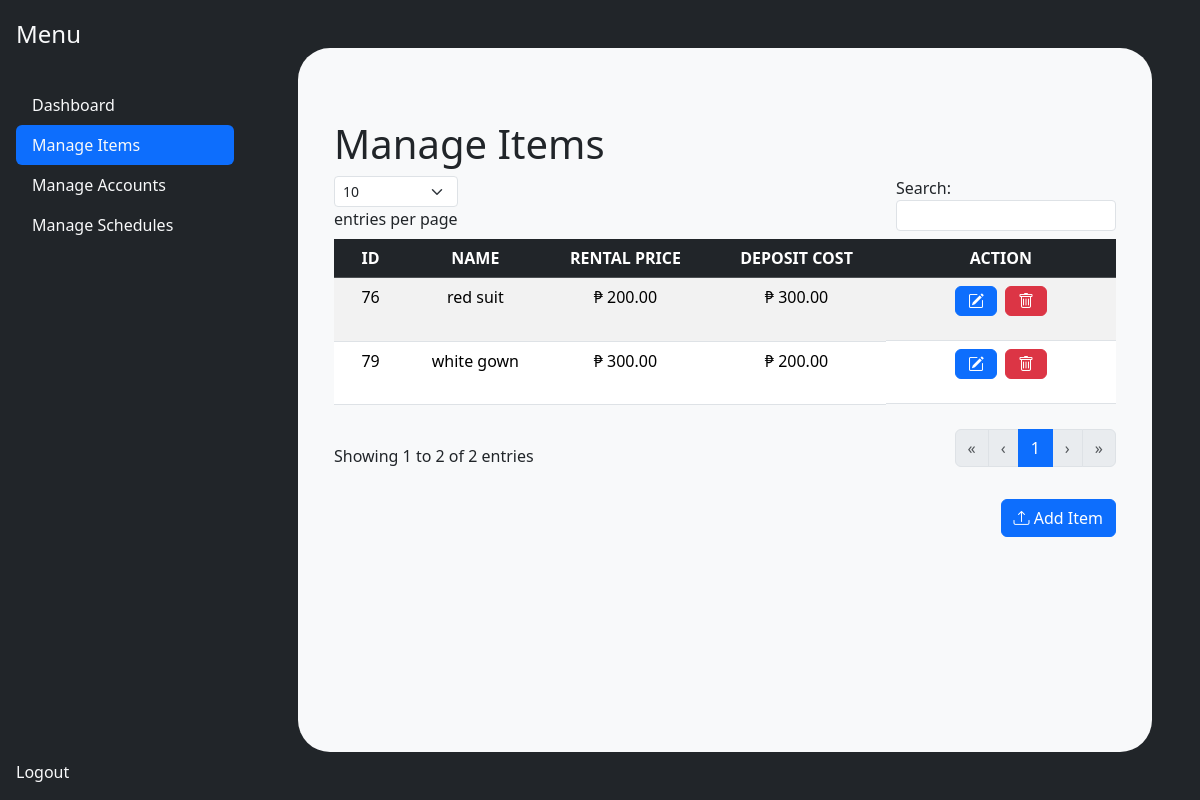
Before: /frontend/admin/manage.php with the older database file.
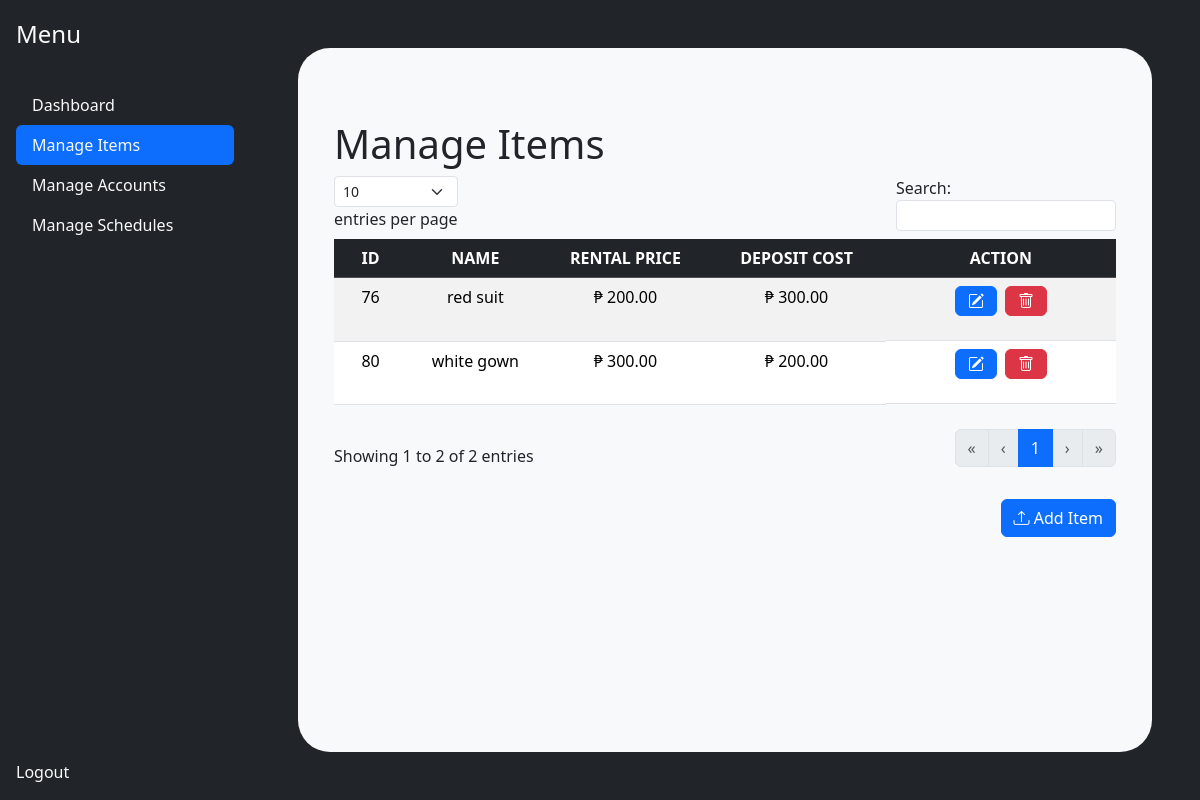
After: the same page with the newer database file.
### tables this page shows
CREATE TABLE `item` (
  `item_id` int(11) NOT NULL,
  `name` varchar(255) DEFAULT NULL,
  `type` varchar(255) DEFAULT NULL,
  `size` decimal(11,2) DEFAULT NULL,
  `deposit_cost` decimal(11,2) DEFAULT NULL,
  `rental_cost` decimal(11,2) DEFAULT NULL,
  `quantity` int(11) DEFAULT 0,
  `owner_id` int(11) DEFAULT NULL,
  `in_stock` tinyint(1) DEFAULT 1,
  `is_active` tinyint(1) DEFAULT 1,
  `photo` varchar(255) NOT NULL,
  `description` varchar(255) NOT NULL
);

### frontend/variables.php (called while the page is built, shortened)
<?php
    $dashboard = '';
    $accounts = '';
?>

### backend/classes/item.class.php (called while the page is built, shortened)
<?php
require_once 'database.php';
class Item
{
    protected $db;
    function __construct()
    {
        $this->db = new Database();
    }
    function show($user_id = null)
    {
        $sql = "SELECT * FROM item";
        $query = $this->db->connect()->prepare($sql);
        if ($query->execute()) {
            $data = $query->fetchAll();
        }
        return $data;
    }
}

### backend/classes/database.php (called while the page is built)
<?php
class Database{
    private $host = 'localhost';
    private $username = 'root';
    private $password = '';
    private $database = 'rental_management_system';
    protected $connection;
    function connect(){
        try
			{
				$this->connection = new PDO("mysql:host=$this->host;dbname=$this->database",
											$this->username, $this->password);
			}
			catch (PDOException $e)
			{
				echo "Connection error " . $e->getMessage();
			}
        return $this->connection;
    }
}
?>

### frontend/includes/manage_items.php (the view, shortened to what this page needs)
<section class = "container my-5 table-responsive">
            <h1> Manage Items </h1>
            <table class=" table table-striped" id = "example">
            <thead class="table-dark">
                <tr>
                    <th class = "text-center">ID</th>
                    <th class = "text-center">NAME</th>
                    <th class = "text-center">RENTAL PRICE</th>
                    <th class = "text-center">DEPOSIT COST</th>
                    <th class = "text-center">ACTION</th>
                </tr>
            </thead>
            <tbody>
                <?php
                    require_once '../../backend/classes/item.class.php';
                    $item = new Item();
                    $results = $item->show();
                    if (!empty($results)) {
                        $i = 1;
                        foreach ($results as $value) {
                            if($value['is_active'] == true){
                ?>
                <tr class = "text-center">
                    <td><?php echo htmlspecialchars($value['item_id']); ?></td>
                    <td><?php echo htmlspecialchars($value['name']); ?></td>
                    <td><?php echo "₱ " . htmlspecialchars($value['rental_cost']); ?></td>
                    <td><?php echo "₱ " . htmlspecialchars($value['deposit_cost']); ?></td>
                    <td class="text-center d-flex justify-content-center gap-2">
                        <?php
                            if($logged_user['type'] == 'admin'){?>
                            <form action = "../admin/edit_item.php" method = "POST">
                        <?php
                            }else{?>
                                <form action = "../manage/edit_item.php" method = "POST">
                        <?php
                            }
                        ?>
                            <button class="btn btn-primary " >
                                <i class="bi bi-pencil-square"></i>
                            </button>
                        </form>
                        <form action="../../backend/tools/deleteitem_tool.php" method="POST" id="deleteForm-<?php echo $value['item_id']; ?>">
                            <button type="button" class="btn btn-danger delete-item-btn" data-form-id="deleteForm-<?php echo $value['item_id']; ?>">
                                <i class="bi bi-trash"></i>
                            </button>
                        </form>
                    </td>
                </tr>
                <?php
                            $i++;}
                        }
                    } else {
                ?>
                <?php
                    }
                ?>
            </tbody>
        </table>
        <div class = "d-flex justify-content-end mt-3">
            <button type="button" class="btn btn-primary" data-bs-toggle="modal" data-bs-target="#addItemModal">
            <i class="bi bi-upload"></i> Add Item
            </button>
        </div>
        </section>

### frontend/includes/adminhead.php (shortened to what this page needs)
    <link rel="stylesheet" href="../node_modules/bootstrap/dist/css/bootstrap.min.css">
    <link href="https://cdn.jsdelivr.net/npm/bootstrap@5.3.3/dist/css/bootstrap.min.css" rel="stylesheet">
    <link rel="stylesheet" href="https://cdn.jsdelivr.net/npm/bootstrap-icons@1.8.1/font/bootstrap-icons.css">
</head>
    <body class = "bg-dark" >
        <?php
            require_once '../variables.php';
        ?>

### frontend/admin/manage.php (shortened to what this page needs)
<?php
    include_once('../includes/adminhead.php');
    $items = "active";
?>
    <div class = "d-flex h-100">
        <?php include_once('../includes/sidebar.php'); ?>
        <?php include_once('manage_main.php'); ?>
        <?php
            include_once('../includes/footer.php');
        ?>

### frontend/includes/sidebar.php
<div class="d-flex h-100 ">
    <div class="d-flex flex-column flex-shrink-0 p-3 bg-dark h-100" style="width: 250px;">
      <a href="/" class="d-flex align-items-center mb-3 mb-md-0 me-md-auto text-dark text-decoration-none">
        <span class="fs-4 text-light">Menu</span>
      </a>
      <hr>
      <ul class="nav nav-pills flex-column mb-auto">
        <li class="nav-item">
          <a href="../admin/dashboard.php" class="nav-link <?php echo $dashboard ?> text-light" aria-current="page">
            Dashboard
          </a>
        </li>
        <li>
          <a href="../admin/manage.php" class="<?php echo $items ?> nav-link text-light hover-bg">
            Manage Items
          </a>
        </li>
        <li>
          <a href="../admin/manage_accounts.php" class="<?php echo $accounts ?> nav-link text-light">
            Manage Accounts
          </a>
        </li>
        <li>
          <a href="../admin/manage_schedules.php" class="<?php echo $schedules; ?> nav-link text-light">
            Manage Schedules
          </a>
        </li>
      </ul>
      <hr>
      <div>
        <a href="../../backend/tools/logout_tool.php" class="nav-link text-light">
          Logout
        </a>
      </div>
    </div>
</div>

### frontend/admin/manage_main.php (shortened to what this page needs)
<div class = "w-100 bg-light m-5 p-4 rounded-5 overflow-y-scroll">
    <?php
        include('../includes/manage_items.php');
    ?>
        </div>
        <?php
            require '../includes/footer.php'
        ?>

### frontend/includes/footer.php
</body>
</html>

Changed rows visible on the page:
no longer on this page (row edited): item: item_id "79", name "white gown", rental_cost "300.00", deposit_cost "200.00"
added item: item_id "80", name "white gown", rental_cost "300.00", deposit_cost "200.00"
